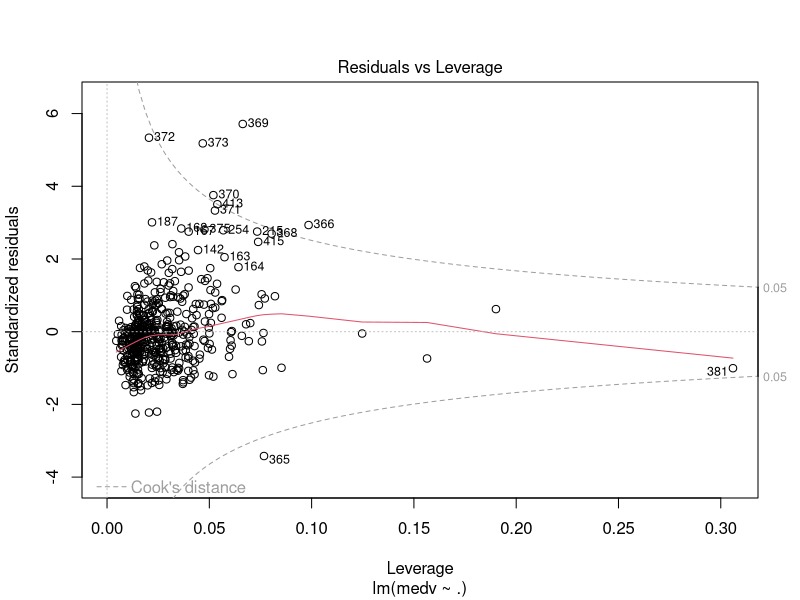
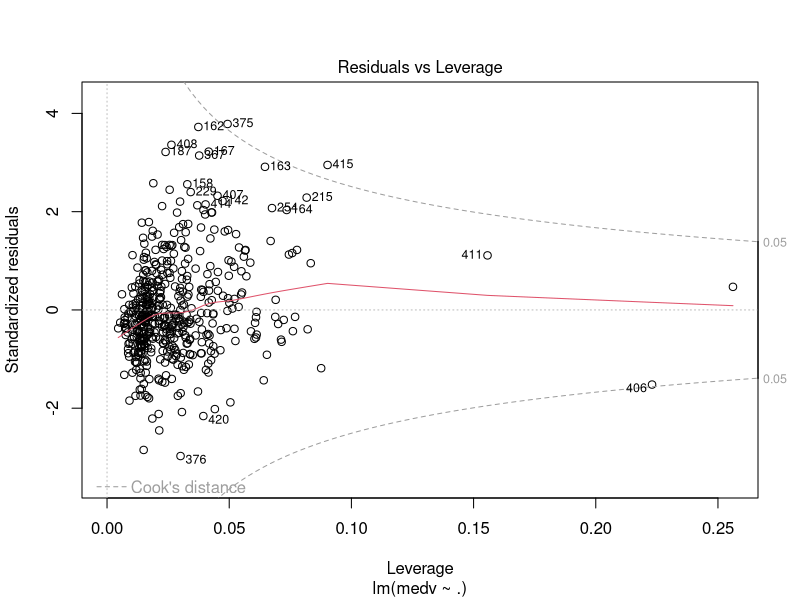
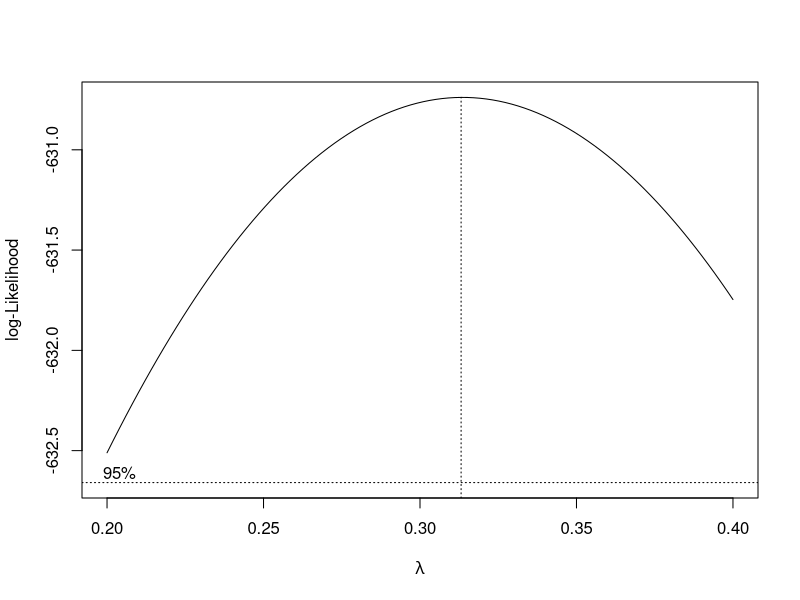
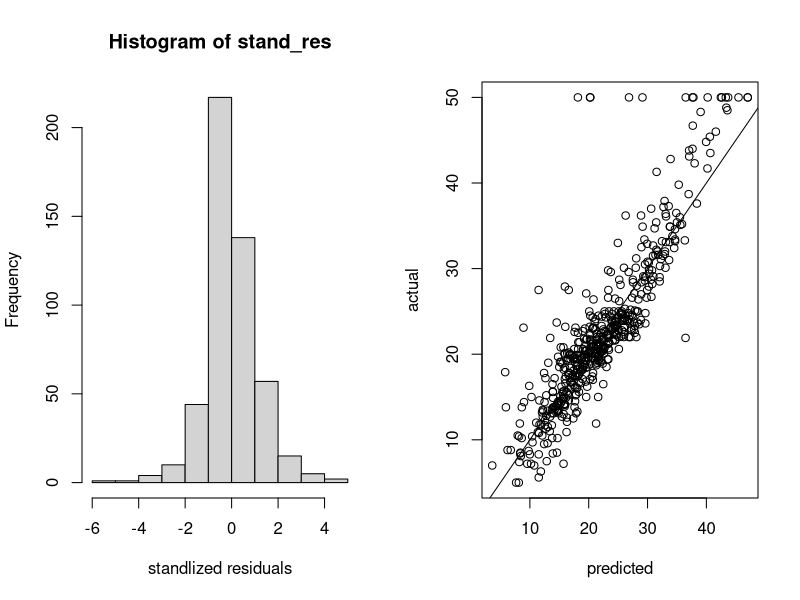

These charts were generated, in order, by the following R code:
## ---- chunk 1
library('MASS')
data_set = Boston
model = lm(medv ~ .,data = data_set) # regression here
summary(model)

## ---- chunk 2
cutoff <- 0.05
plot(model, which=5, cook.levels=cutoff,id.n = 20)
true_price = data_set[,'medv']
## ---- chunk 3
dropped_index = c(365,369,372,373,381,413,371,370,366,368)
dropped_data = data_set[-dropped_index,]
dropped_model = lm(medv ~ .,data = dropped_data)
plot(dropped_model, which=5, cook.levels=cutoff,id.n = 20)
## ---- chunk 4
boxcox(medv ~ ., data = dropped_data,lambda = seq(0.2, 0.4, length = 10))
## ---- chunk 5
par(mfrow=c(1,2))
dropped_data[,'medv'] = (dropped_data[,'medv'] ** 0.315 - 1) / 0.315
dropped_model = lm(medv ~ .,data = dropped_data)
x = as.matrix(data_set[,1:13])
y = predict(dropped_model,data_set[,1:13])
M = x %*% (solve(t(x) %*% x)) %*% t(x)
stand_res = rep(0,nrow(M))
cons =  (t(resid(dropped_model)) %*%  resid(dropped_model)) / nrow(M)
for (i in 1:nrow(M)){
    stand_res[i] = resid(dropped_model)[i] / (cons * 1-M[i,i])**0.5
}
hist(stand_res,xlab = "standlized residuals")
y = (y * 0.315 + 1)**(1/0.315)
true_price = data_set[,'medv']
plot(y,true_price,xlab="predicted",ylab="actual")
abline(a=0,b=1)
